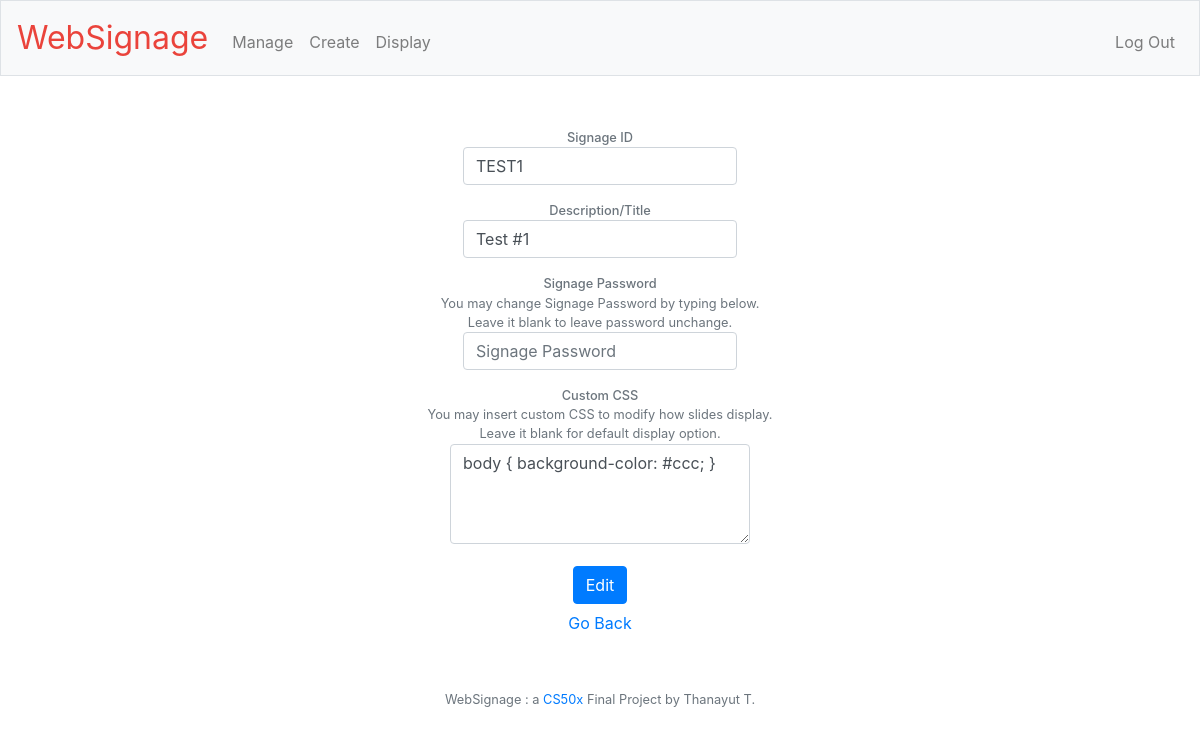
The app's page /manage/edit?id=TEST1 (signed in) with its own data.
### tables this page shows
CREATE TABLE signages (id INTEGER, signageid TEXT NOT NULL, username TEXT NOT NULL, description TEXT, specialcss TEXT, 'password' text, PRIMARY KEY(id));

### manage.py (the view)
@manage.route("edit", methods=["GET", "POST"])
@login_required
def edit():
    if request.method == "POST":
        if not request.form.get("signageid") or not request.form.get("description"):
            return render_template("manage/error.html", msg="Please complete the form.")
        sid_old = request.form.get("signageid_old").upper()
        sid_new = request.form.get("signageid").upper()
        spw = request.form.get("signagepw")
        scss = request.form.get("specialcss")
        description = request.form.get("description")
        if not validate_signage_owner(sid_old, session["user_id"]):
            return render_template("manage/error.html", msg="This signage cannot be edited.")
        conn = sqlite3.connect(dbpath)
        c = conn.cursor()
        c.execute("SELECT COUNT(id) AS \"COUNT(id)\" FROM signages WHERE signageid=?", (sid_new,))
        q = c.fetchone()
        if q[0] != 0 and sid_old != sid_new:
            conn.close()
            return render_template("manage/error.html", msg="This Signage ID already exists")
        if spw != "":
            spw_hashed = generate_password_hash(spw)
            c.execute("UPDATE signages SET signageid=?, description=?, password=?, specialcss=? WHERE signageid=?", (sid_new, description, spw_hashed, scss, sid_old))
        else:
            c.execute("UPDATE signages SET signageid=?, description=?, specialcss=? WHERE signageid=?", (sid_new, description, scss, sid_old))
        conn.commit()
        conn.close()
        return redirect("/manage/view")
    else:
        if not request.args.get("id"):
            return redirect("/manage/view")
        sid = request.args.get("id").upper()
        conn = sqlite3.connect(dbpath)
        c = conn.cursor()
        c.execute("SELECT signageid, description, specialcss FROM signages WHERE signageid=? AND username=?", (sid, session["user_id"]))
        signage = c.fetchone()
        conn.close()
        if signage is None:
            return render_template("manage/error.html", msg="This signage cannot be edited.")
        signageid = signage[0]
        description = signage[1]
        if signage[2] is not None:
            scss = signage[2]
        else:
            scss = ""
        return render_template("manage/edit.html", signageid=signageid, description=description, scss=scss)

### auth.py (called while the page is built)
def login_required(f):
    @wraps(f)
    def decorated_function(*args, **kwargs):
        if session.get("user_id") is None:
            return redirect("/manage/login")
        return f(*args, **kwargs)
    return decorated_function

### templates/manage/edit.html (shortened to what this page needs)
{% extends "manage/layout.html" %}
{% block main %}
    <form action="" method="post">
        <div class="form-group">
            <small class="form-text text-muted"><span class="bold">Signage ID</span></small>
            <input type="text" class="form-control" name="signageid" placeholder="Signage ID" value="{{ signageid }}" autocomplete="off" >
        </div>
        <div class="form-group">
            <small class="form-text text-muted"><span class="bold">Description/Title</span></small>
            <input type="text" class="form-control" name="description" placeholder="Description/Title" value="{{ description }}" autocomplete="off" >
        </div>
        <div class="form-group">
            <small class="form-text text-muted"><span class="bold">Signage Password</span><br>You may change Signage Password by typing below.<br>Leave it blank to leave password unchange.</small>
            <input type="password" class="form-control" name="signagepw" placeholder="Signage Password">
        </div>
        <div class="form-group">
            <small class="form-text text-muted"><span class="bold">Custom CSS</span><br>You may insert custom CSS to modify how slides display.<br>Leave it blank for default display option.</small>
            <textarea class="form-control" style="min-width: 300px;height:100px" name="specialcss" row="5" placeholder="Custom CSS">{{ scss }}</textarea>
        </div>
        <button class="btn btn-primary" type="submit">Edit</button>
    </form>
    <button type="button" class="btn btn-link" onclick="goBack()">Go Back</button>
{% endblock %}

### templates/manage/layout.html (shortened to what this page needs)
<!DOCTYPE html>
<html lang="en">
    <head>
        <link rel="stylesheet" href="https://cdn.jsdelivr.net/npm/bootstrap@4.5.3/dist/css/bootstrap.min.css">
        <link href="/static/styles.css" rel="stylesheet">
    </head>
    <body>
        <nav class="navbar navbar-expand-md navbar-light bg-light border">
            <a class="navbar-brand" href="/"><span class="red">WebSignage</span></a>
            <div class="collapse navbar-collapse" id="navbar">
                {% if session.user_id %}
                    <ul class="navbar-nav mr-auto mt-2">
                        <li class="nav-item"><a class="nav-link" href="/manage/view">Manage</a></li>
                        <li class="nav-item"><a class="nav-link" href="/manage/create">Create</a></li>
                        <li class="nav-item"><a class="nav-link" href="/display" target="_blank">Display</a></li>
                    </ul>
                    <ul class="navbar-nav ml-auto mt-2">
                        <li class="nav-item"><a class="nav-link" href="/manage/logout">Log Out</a></li>
                    </ul>
                {% endif %}
            </div>
        </nav>
        <main class="container p-5">
            {% block main %}{% endblock %}
        </main>
        <footer class="small text-center text-muted">
            WebSignage : a <a href="https://cs50.harvard.edu/x/2021/">CS50x</a> Final Project by Thanayut T.
        </footer>
    </body>
</html>

### static/styles.css (style rules this page uses)
nav .navbar-brand { font-size: xx-large; }
nav .navbar-brand .red { color: #ea433b; }
main .form-control { display: inline-block; width: auto; }
main { overflow-x: auto; text-align: center; }
.bold { font-weight: 500; }
.red { color: #ea433b; }

### records on screen
signages: signageid "TEST1", description "Test #1", specialcss "body { background-color: #ccc; }"
